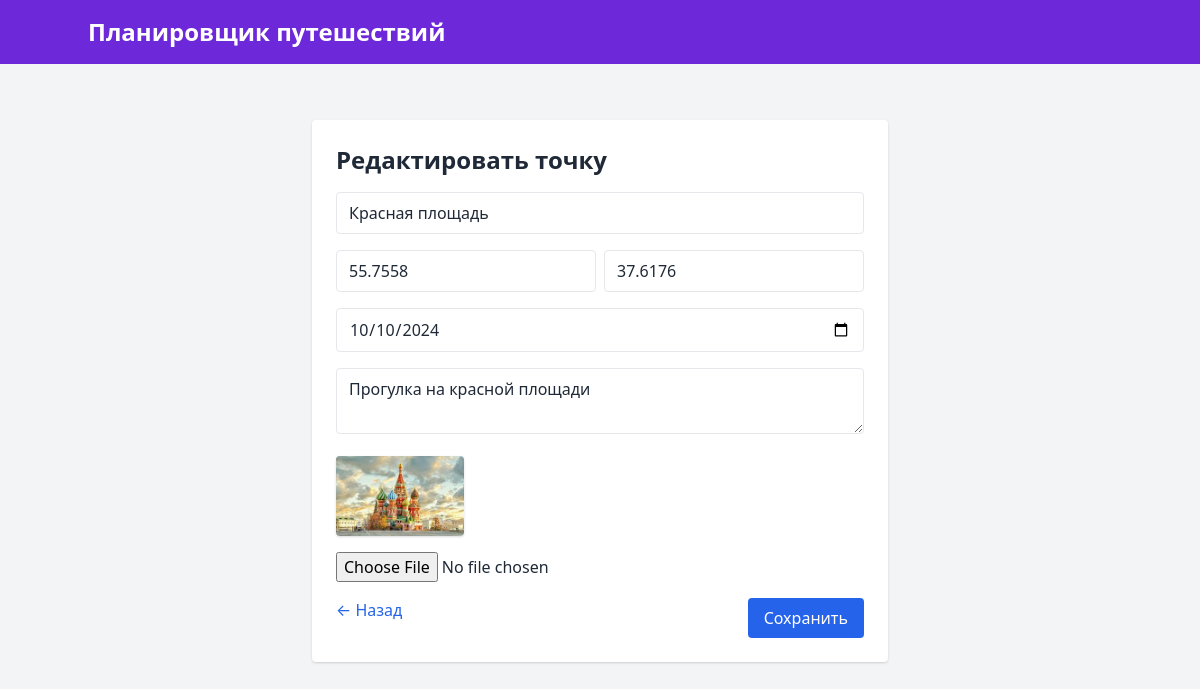
Screenshot of /point/10/edit with the database file from the repository.
### models.py (models this page shows)
class RoutePoint(db.Model):
    id = db.Column(db.Integer, primary_key=True)
    name = db.Column(db.String(100))
    lat = db.Column(db.Float)
    lon = db.Column(db.Float)
    date = db.Column(db.String(50))
    note = db.Column(db.Text)
    image_filename = db.Column(db.String(100))
    route_id = db.Column(db.Integer, db.ForeignKey('route.id'), nullable=False)

### app.py (the view, shortened to what this page needs)
@app.route('/point/<int:point_id>/edit', methods=['GET', 'POST'])
def edit_point(point_id):
    point = RoutePoint.query.get_or_404(point_id)
    return render_template('edit_point.html', point=point)

### templates/edit_point.html
{% extends 'base.html' %}
{% block content %}
<div class="max-w-xl mx-auto mt-10 bg-white p-6 rounded shadow">
    <h2 class="text-2xl font-semibold mb-4">Редактировать точку</h2>
    <form method="POST" enctype="multipart/form-data" class="space-y-4">
        <input name="name" value="{{ point.name }}" required class="w-full border px-3 py-2 rounded" placeholder="Название">
        <div class="flex gap-2">
            <input name="lat" type="text" value="{{ point.lat }}" required class="w-1/2 border px-3 py-2 rounded" placeholder="Широта">
            <input name="lon" type="text" value="{{ point.lon }}" required class="w-1/2 border px-3 py-2 rounded" placeholder="Долгота">
        </div>
        <input type="date" name="date" value="{{ point.date }}" required class="w-full border px-3 py-2 rounded">
        <textarea name="note" class="w-full border px-3 py-2 rounded" placeholder="Заметка">{{ point.note }}</textarea>
        {% if point.image_filename %}
        <img src="{{ url_for('static', filename='uploads/' + point.image_filename) }}" class="w-32 rounded shadow">
        {% endif %}
        <input type="file" name="image" class="w-full">
        <div class="flex justify-between">
            <a href="{{ url_for('view_route', route_id=point.route_id) }}" class="text-blue-600 hover:underline">← Назад</a>
            <button type="submit" class="bg-blue-600 text-white px-4 py-2 rounded hover:bg-blue-700">Сохранить</button>
        </div>
    </form>
</div>
{% endblock %}

### rows the page displays
RoutePoint: name "Красная площадь", lat "55.7558", lon "37.6176", date "10/10/2024", note "Прогулка на красной площади", image_filename (picture)
